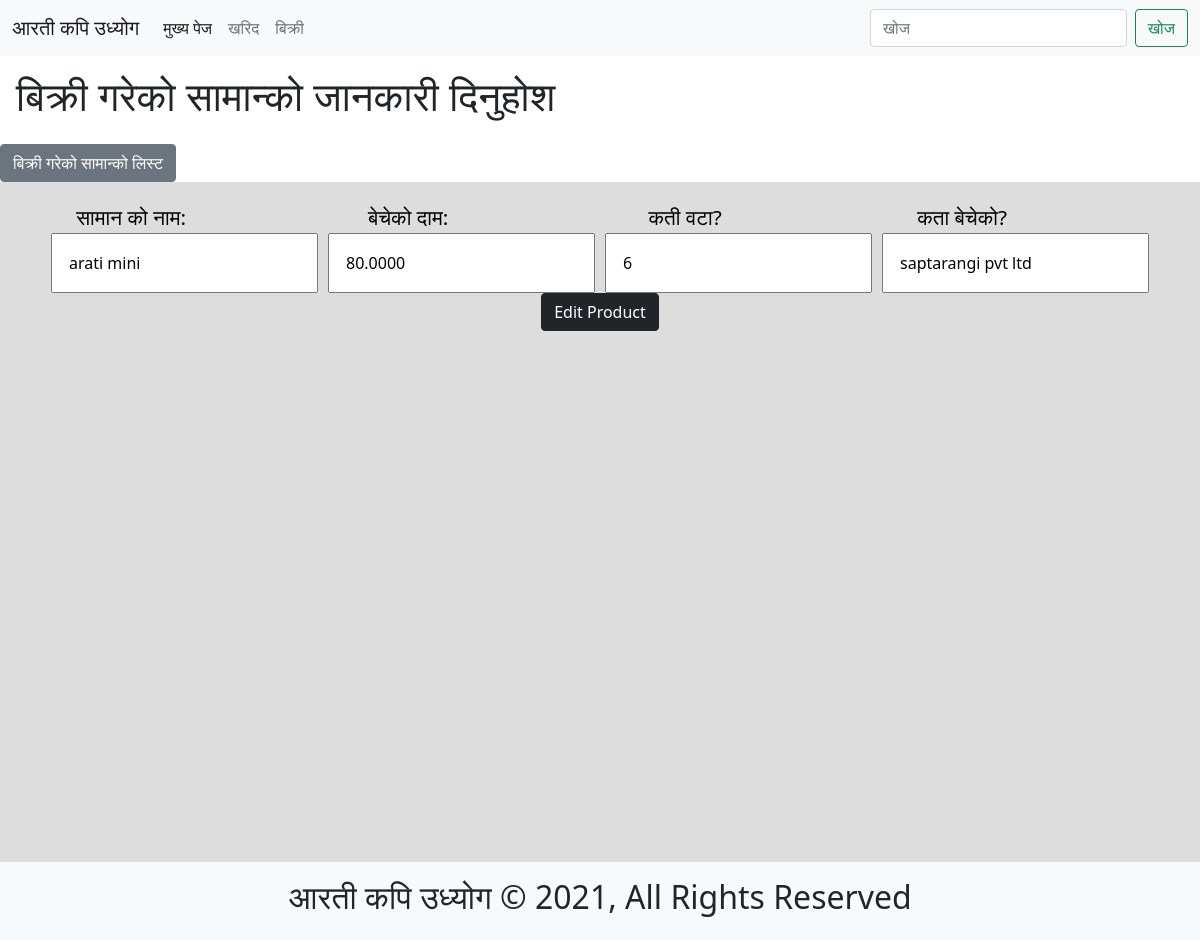
The page /sales/edit/arati-mini/ on the database its author committed.
### sales/models.py (models this page shows, shortened)
class Sales(models.Model):
    product_name = models.CharField(max_length=255, blank=False, null=True)
    price = models.DecimalField(
        decimal_places=4, max_digits=255, blank=False, null=True)
    quantity = models.CharField(max_length=255, blank=False, null=True)
    slug = models.SlugField(max_length=255, blank=False,
                            null=False, unique=True)
    sold_to = models.CharField(max_length=255, blank=False, null=True)

### sales/views.py (the view, shortened to what this page needs)
# urls.py: path('edit/<str:slug>/', sale_edit),
def sale_edit(request, slug):
    template_name = "sale_edit.html"
    sale = Sales.objects.filter(slug=slug).first()
    sale_edit_form = SalesModelForm(
        request.POST or None, instance=sale)
    context = {
        "form": sale_edit_form
    }
    return render(request, template_name, context)

### sales/forms.py (shortened to what this page needs)
class SalesModelForm(forms.ModelForm):
    class Meta:
        model = Sales
        labels = {
            'product_name': 'सामान को नाम',
            'price': 'बेचेको दाम',
            'quantity': 'कती वटा?',
            'sold_to': 'कता बेचेको?'
        }
        fields = ["product_name", "price", "quantity", "sold_to"]

### sales/templates/sale_edit.html
{% extends 'sales_home.html' %}
{% block form %}
        {{form.as_p}}
{% endblock %}
{% block edit_button %}
<button class="btn btn-dark" type="submit">Edit Product</button>
{% endblock %}

### purchases/staticfiles/purchases_home/purchases_home.css (style rules this page uses)
#purchases_content .container p { margin: 0 5px; }
#purchases_content .container p label { display: block; text-align: center; margin-right: 40%; font-size: 1.3rem; }
#purchases_content .container p input { padding: 1rem; outline: none; min-width: 15vw; }

### staticfiles/base/base.css (style rules this page uses)
* { margin: 0; padding: 0; -webkit-box-sizing: border-box; box-sizing: border-box; }

### rows shown on the page
Sales: product_name "arati mini", price "80.0000", quantity "6", sold_to "saptarangi pvt ltd"
